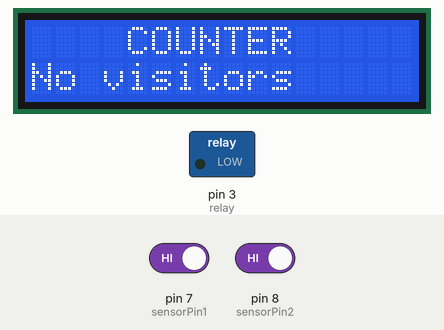
The sketch below on a simulated Arduino Uno, built with avr-gcc and run on an emulated ATmega328P. On the bench: 16×2 character LCD, switched loads named in the sketch (green lamp = pin HIGH). Inputs (shaded band) come from the test bench; at power-on: pin 7 (sensorPin1) HIGH, pin 8 (sensorPin2) HIGH.

Above: at 1.4 s.
1.5 s: pin 7 (sensorPin1) driven LOW
At 2.4 s:
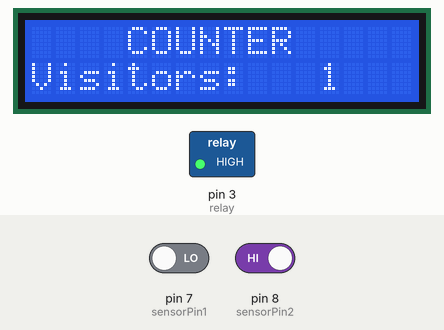
4.5 s: pin 8 (sensorPin2) driven LOW
6.1 s: pin 8 (sensorPin2) driven HIGH
At 7.5 s:
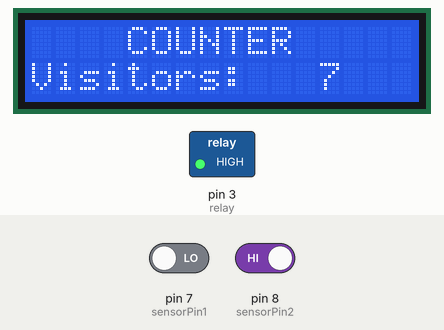
Timing chart, 0 to 9.1 s (numbered marks = the images above; inputs shaded):
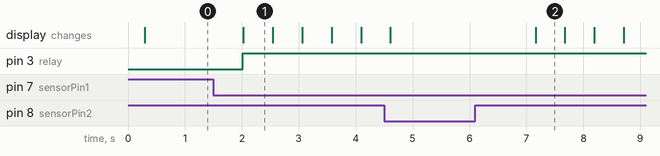

The sketch:

Counter_and_clotheslines.ino
```cpp
#include <LiquidCrystal_I2C.h>
LiquidCrystal_I2C lcd(0x27, 2, 1, 0, 4, 5, 6, 7, 3, POSITIVE);
#define sensorPin1 7
#define sensorPin2 8
#define relay 3

int sensorState1 = 0;
int sensorState2 = 0;
int count=0;

void setup()
{
  pinMode (sensorPin1, INPUT_PULLUP);
  pinMode (sensorPin2, INPUT_PULLUP);
  pinMode(relay, OUTPUT);

  lcd.begin(16,2);
  lcd.backlight();
  lcd.setCursor(4,0);
  lcd.print("COUNTER");
   lcd.setCursor(0,1);
  lcd.print("No Visitors     ");
  delay(200);
}

void loop()
{
  sensorState1 = digitalRead(sensorPin1);
  sensorState2 = digitalRead(sensorPin2);

  if(sensorState1 == LOW){
    count++;
    delay(500);
  }

  if(sensorState2 == LOW){
    count--;
    delay(500);
  }


   if(count<=0)
  {
    digitalWrite(relay, LOW);
    lcd.setCursor(0,1);
    lcd.print("No visitors    ");
  }
  else if (count>0 && count<10){
    digitalWrite(relay, HIGH);
    lcd.setCursor(0,1);
    lcd.print("Visitors:   ");
    lcd.setCursor(12,1);
    lcd.print(count);
    lcd.setCursor(13,1);
    lcd.print("  ");

  }
  else {
    digitalWrite(relay, HIGH);
    lcd.setCursor(0,1);
    lcd.print("Visitors:   ");
    lcd.setCursor(12,1);
    lcd.print(count);
  }
}
```

Measured:
- after the input at 1.5 s, pin 3 (relay): LOW → HIGH after 0.51 s; the display: changes after 0.53 s (image 1)
- after the input at 6.1 s, the display: changes after 1.1 s (image 2)
- what the display in image 1 shows lasts 0.5 s, from 2.0 s to 2.5 s
